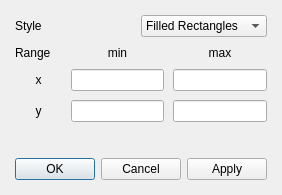
<?xml version="1.0" encoding="UTF-8"?>
<ui version="4.0">
 <class>HistogramInspectorConfigDialog</class>
 <widget class="QDialog" name="HistogramInspectorConfigDialog">
  <property name="geometry">
   <rect>
    <x>0</x>
    <y>0</y>
    <width>282</width>
    <height>195</height>
   </rect>
  </property>
  <property name="windowTitle">
   <string>Histogram Options</string>
  </property>
  <layout class="QVBoxLayout" name="verticalLayout">
   <property name="spacing">
    <number>9</number>
   </property>
   <property name="leftMargin">
    <number>15</number>
   </property>
   <property name="topMargin">
    <number>15</number>
   </property>
   <property name="rightMargin">
    <number>15</number>
   </property>
   <property name="bottomMargin">
    <number>15</number>
   </property>
   <item>
    <layout class="QHBoxLayout" name="styleLayout">
     <item>
      <widget class="QLabel" name="styleLabel">
       <property name="text">
        <string>Style</string>
       </property>
      </widget>
     </item>
     <item>
      <widget class="QComboBox" name="styleComboBox">
       <item>
        <property name="text">
         <string>Filled Rectangles</string>
        </property>
       </item>
       <item>
        <property name="text">
         <string>Empy Rectangles</string>
        </property>
       </item>
      </widget>
     </item>
    </layout>
   </item>
   <item>
    <layout class="QGridLayout" name="rangeLayout" columnstretch="1,2,2">
     <item row="2" column="1">
      <widget class="QLineEdit" name="yMinLineEdit">
       <property name="toolTip">
        <string>Leave empty for default</string>
       </property>
      </widget>
     </item>
     <item row="2" column="2">
      <widget class="QLineEdit" name="yMaxLineEdit">
       <property name="toolTip">
        <string>Leave empty for default</string>
       </property>
      </widget>
     </item>
     <item row="0" column="1">
      <widget class="QLabel" name="minLabel">
       <property name="text">
        <string>min</string>
       </property>
       <property name="alignment">
        <set>Qt::AlignCenter</set>
       </property>
      </widget>
     </item>
     <item row="1" column="0">
      <widget class="QLabel" name="xLabel">
       <property name="text">
        <string>x</string>
       </property>
       <property name="alignment">
        <set>Qt::AlignCenter</set>
       </property>
      </widget>
     </item>
     <item row="1" column="2">
      <widget class="QLineEdit" name="xMaxLineEdit">
       <property name="toolTip">
        <string>Leave empty for default</string>
       </property>
      </widget>
     </item>
     <item row="0" column="2">
      <widget class="QLabel" name="maxLabel">
       <property name="text">
        <string>max</string>
       </property>
       <property name="alignment">
        <set>Qt::AlignCenter</set>
       </property>
      </widget>
     </item>
     <item row="1" column="1">
      <widget class="QLineEdit" name="xMinLineEdit">
       <property name="toolTip">
        <string>Leave empty for default</string>
       </property>
      </widget>
     </item>
     <item row="2" column="0">
      <widget class="QLabel" name="yLabel">
       <property name="text">
        <string>y</string>
       </property>
       <property name="alignment">
        <set>Qt::AlignCenter</set>
       </property>
      </widget>
     </item>
     <item row="0" column="0">
      <widget class="QLabel" name="rangeLabel">
       <property name="text">
        <string>Range</string>
       </property>
      </widget>
     </item>
    </layout>
   </item>
   <item>
    <spacer name="bottomSpacer">
     <property name="orientation">
      <enum>Qt::Vertical</enum>
     </property>
     <property name="sizeHint" stdset="0">
      <size>
       <width>20</width>
       <height>40</height>
      </size>
     </property>
    </spacer>
   </item>
   <item>
    <widget class="QDialogButtonBox" name="buttonBox">
     <property name="orientation">
      <enum>Qt::Horizontal</enum>
     </property>
     <property name="standardButtons">
      <set>QDialogButtonBox::Apply|QDialogButtonBox::Cancel|QDialogButtonBox::Ok</set>
     </property>
    </widget>
   </item>
  </layout>
 </widget>
 <tabstops>
  <tabstop>styleComboBox</tabstop>
  <tabstop>xMinLineEdit</tabstop>
  <tabstop>xMaxLineEdit</tabstop>
  <tabstop>yMinLineEdit</tabstop>
  <tabstop>yMaxLineEdit</tabstop>
 </tabstops>
 <resources/>
 <connections>
  <connection>
   <sender>buttonBox</sender>
   <signal>accepted()</signal>
   <receiver>HistogramInspectorConfigDialog</receiver>
   <slot>accept()</slot>
   <hints>
    <hint type="sourcelabel">
     <x>248</x>
     <y>254</y>
    </hint>
    <hint type="destinationlabel">
     <x>157</x>
     <y>274</y>
    </hint>
   </hints>
  </connection>
  <connection>
   <sender>buttonBox</sender>
   <signal>rejected()</signal>
   <receiver>HistogramInspectorConfigDialog</receiver>
   <slot>reject()</slot>
   <hints>
    <hint type="sourcelabel">
     <x>316</x>
     <y>260</y>
    </hint>
    <hint type="destinationlabel">
     <x>286</x>
     <y>274</y>
    </hint>
   </hints>
  </connection>
 </connections>
</ui>
